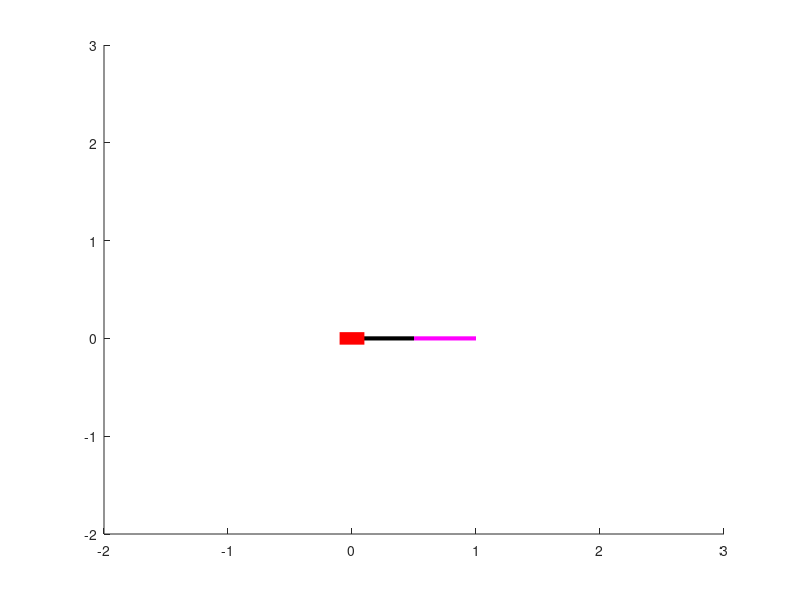

The MATLAB script that drew this image: (Note: this script raises an error after producing the figure.)
clc;
clear all;
format short
M1=.1;M2=.1;
L1=.5;L2=.5;
   
 q1o=0;q2o=0;
q=q1o;d=0;a=0;alpha=0; %for i=1;
T01=[cos(q) -sin(q) 0 a;sin(q)*cos(alpha) cos(q)*cos(alpha) -sin(alpha) -sin(alpha)*d;sin(q)*sin(alpha) cos(q)*sin(alpha) cos(alpha) cos(alpha)*d;0 0 0 1];
q=q2o;d=0;a=L1;alpha=0;  %fori=2;
T12=[cos(q) -sin(q) 0 a;sin(q)*cos(alpha) cos(q)*cos(alpha) -sin(alpha) -sin(alpha)*d;sin(q)*sin(alpha) cos(q)*sin(alpha) cos(alpha) cos(alpha)*d;0 0 0 1];
q=0;d=0;a=L2;alpha=0; % for i=3;
T23=[cos(q) -sin(q) 0 a;sin(q)*cos(alpha) cos(q)*cos(alpha) -sin(alpha) -sin(alpha)*d;sin(q)*sin(alpha) cos(q)*sin(alpha) cos(alpha) cos(alpha)*d;0 0 0 1];
T02=T01*T12;
T03=T01*T12*T23;

axis([-2 3 -2 3]);

Ax1 = [T01(1,4),T02(1,4)];
Ay1 = [T01(2,4),T02(2,4)];
Ax2 = [T02(1,4),T03(1,4)];
Ay2 = [T02(2,4),T03(2,4)];
Ax3 = [-.1,.1];
Ay3=  [0,0];

  p1  = line(Ax1,Ay1,'LineWidth',[3],'Color','k');
  p2  = line(Ax2,Ay2,'LineWidth',[3],'Color','M');
  p3  = line(Ax3,Ay3,'LineWidth',[9],'Color','R');
  drawnow

% pause()
n=1;
g=9.80;
  for t=0:.01:1
q1=pi/4*t+pi/4*t^2;
q2=pi/6*t+t*pi/6*t^2;
 dq1=pi/4+2*pi/4*t;
 ddq1=2*pi/4;
 dq2=pi/6+2*pi/6*t;
 ddq2=2*pi/6;
q=q1;d=0;a=0;alpha=0; %for i=1;
T01=[cos(q) -sin(q) 0 a;sin(q)*cos(alpha) cos(q)*cos(alpha) -sin(alpha) -sin(alpha)*d;sin(q)*sin(alpha) cos(q)*sin(alpha) cos(alpha) cos(alpha)*d;0 0 0 1];
q=q2;d=0;a=L1;alpha=0;  %fori=2;
T12=[cos(q) -sin(q) 0 a;sin(q)*cos(alpha) cos(q)*cos(alpha) -sin(alpha) -sin(alpha)*d;sin(q)*sin(alpha) cos(q)*sin(alpha) cos(alpha) cos(alpha)*d;0 0 0 1];
q=0;d=0;a=L2;alpha=0; % for i=3;
T23=[cos(q) -sin(q) 0 a;sin(q)*cos(alpha) cos(q)*cos(alpha) -sin(alpha) -sin(alpha)*d;sin(q)*sin(alpha) cos(q)*sin(alpha) cos(alpha) cos(alpha)*d;0 0 0 1];
T02=T01*T12;
T03=T01*T12*T23;
Ax1 = [T01(1,4),T02(1,4)];
  Ay1 = [T01(2,4),T02(2,4)];
  Ax2 = [T02(1,4),T03(1,4)];
  Ay2 = [T02(2,4),T03(2,4)];
  Ax3 = [-.1,.1];
  Ay3=  [0,0];
 
  set(p1,'X', Ax1, 'Y',Ay1)
  set(p2,'X', Ax2, 'Y',Ay2)
  set(p3,'X', Ax3, 'Y',Ay3)
 
M=[L2^2*M2+2*L1*L2*M2*cos(q2)+L1^2*(M1+M2) L2^2*M2+L1*L2*M2*cos(q2);L2^2*M2+L1*L2*M2*cos(q2) L2^2*M2];
V=[-M2*L1*L2*sin(q2)*dq2^2-2*M2*L1*L2*sin(q2)*dq1*dq2;M2*L1*L2*sin(q2)*dq1^2];
G=[M2*L2*g*cos(q1+q2)+(M1+M2)*L1*g*cos(q1);M2*L2*g*cos(q1+q2)];
T=M*[ddq1;ddq2]+V+G;

  A1(n,1)=t;%Time of traj.
  A2(n,1)=T(1,1);%T at joint 1
  A3(n,1)=T(2,1); %T at joint 2

  drawnow
  pause(.03)
  n=n+1;
  end
hold on
figure
plot(A1(:,1),A2(:,1),'r')
hold on
plot(A1(:,1),A3(:,1),'k')